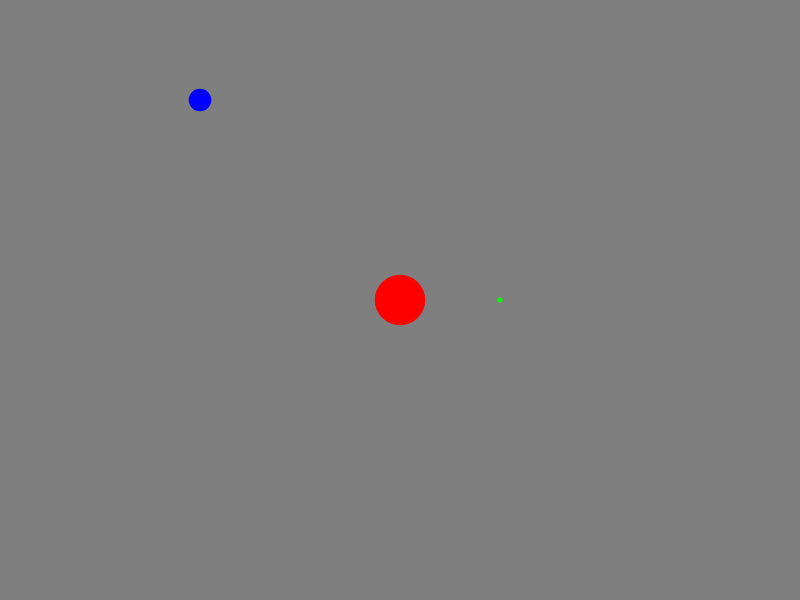
Frame 1 (no input)
Frame 60 (no input): identical to frame 1, image omitted
Frame 120 (the mouse pressed at the canvas centre since frame 60): identical to frame 1, image omitted

The p5.js sketch that drew this single still picture (run headless with seeded random() and noise() and a simulated clock; from frame 60 on, the mouse is pressed at the canvas centre):

// p5.js sketch
// ── sketch.js
// Global constants.
const OUTER_PX = 10;
const DIV_PX = 1;

const CELL_PX = 10;

const CNVS_WIDTH = 800;
const CNVS_HEIGHT = 600;

const X_CENTER = CNVS_WIDTH / 2;
const Y_CENTER = CNVS_HEIGHT / 2;

const PLANET_DENSITY = .05 // Unit of mass per unit of length squared.
                              // All planets are massive circles, not spheres.
                              // In this case, 1 unit of mass per area of circle
                              // of diameter 10 units of length.
const G = 1;

// Global variables.
var bgColor;

var run;

var planets;

// Logic.
// Setup the entire simulation.
function setup() {
    bgColor     = color(127, 127, 127);

    createCanvas(CNVS_WIDTH, CNVS_HEIGHT);

    noStroke();
    planets = [];

    // Add some test planets.
    addPlanet(100, [   0,     0], [ 0, 0], color(255,   0,   0));
    addPlanet(  1, [ 100,     0], [ 0, 1], color(  0, 255,   0));
    addPlanet( 20, [-200, - 200], [ .45, 0], color(  0,   0, 255));

    // Prevent from running.
    run = false;

    frameRate(60); // Incidentally, also dictates the speed of physics.
                   // Each frame represents a unit of time.
                   // So, the delta of time is 1 u_t between frames.
}

// Draw all cells, but toggle their states (if necessary) before drawing.
function draw() {
    // Perform the logic of living.
    if(run)
        doPhysics();

    // Clear the context and draw the ball.
    background(bgColor);

    // Draw cells.
    for(var i = 0; i < planets.length; i++) {
        var planet = planets[i];
        var pos = planet.pos;

        fill(planet.color);

        var diam = getPlanetsDiameter( planet );

        var x_true = pos[0] + X_CENTER;
        var y_true = pos[1] + Y_CENTER;

        circle(x_true, y_true, diam);
    }
}

// Change the living state of cells based on their neighborhood.
function doPhysics() {
    // Calculate forces and accelerations.
    for(var i = 0; i < planets.length; i++) {
        for(var j = (i + 1); j < planets.length; j++) {
            var dist = getInterplanetDistance( planets[i], planets[j] );
            var force = (G * planets[i].mass * planets[j].mass) / (dist * dist);

            var a_i = force / planets[i].mass; // Accel. acting on i'th planet.
            var a_j = force / planets[j].mass; // Accel. acting on j'th planet.

            var u_i = getInterplanetUnitVector(planets[i], planets[j]);
            planets[i].acc[0] += u_i[0] * a_i;
            planets[i].acc[1] += u_i[1] * a_i;

            var u_j = [ -u_i[0], -u_i[1] ];
            planets[j].acc[0] += u_j[0] * a_j;
            planets[j].acc[1] += u_j[1] * a_j;
        }
    }

    // Advance all positions and reset all accelerations.
    // Each frame represents a unit of time, so multiplication by delta of time
    // is implicit. In other words, only addition is required.
    for(var i = 0; i < planets.length; i++) {

        var p = planets[i];

        p.vel[0] += p.acc[0];
        p.vel[1] += p.acc[1];

        p.pos[0] += p.vel[0];
        p.pos[1] += p.vel[1];

        planets[i].acc = [0, 0];
    }

    // Check for intersections to merge planets.
    // Rember to calculate midpoints and proper momenta.
}

function getInterplanetDistance(p0, p1) {
    // Between p0 and p1.
    var sum_x = p1.pos[0] - p0.pos[0];
    var sum_y = p1.pos[1] - p0.pos[1];

    var dist = Math.sqrt(sum_x * sum_x + sum_y * sum_y);

    return dist;
}

function getInterplanetUnitVector(p0, p1) {
    // From p0 to p1.
    var dist = getInterplanetDistance(p0, p1);

    var unit = [0, 0];

    unit[0] = (p1.pos[0] - p0.pos[0]) / dist;
    unit[1] = (p1.pos[1] - p0.pos[1]) / dist;

    return unit;
}

function getPlanetsDiameter(planet) {
    var mass = planet.mass;

    return 2 * Math.sqrt(mass / (3.14 * PLANET_DENSITY));
}

// Examine the inputs and cause changes.
function keyPressed() {
    if(keyCode === 82) { // 'R'
        run = !run;
    }
    else if(keyCode === 73) { // 'I'
        clearPlanets();
    }
    else if(keyCode === 71) { // 'G'

    }
}

function addPlanet(mass, pos, vel, color) {
    var planet = {}

    planet.mass = mass;
    planet.pos = pos;
    planet.vel = vel;
    planet.acc = [0, 0];
    planet.color = color;

    planets.push(planet);
}

// Clears the entire map of cells by changing their states to inactive.
function clearPlanets() {
    planets = [];
}

function mousePressed() {

}

// Change to target state from a click if mouse is dragged.
function mouseDragged() {

}

// ── gravity.html
<!DOCTYPE html>
<html lang="">
    <head>
        <meta charset="utf-8">
        <meta name="viewport" content="width=device-width, initial-scale=1.0">

        <title>p5.js example</title>

        <style>
        body {
            padding: 0;
            margin: 0;
        }
        </style>

        <script src="../Lib/p5.min.js"></script>
        <script src="sketch.js"></script>
    </head>

    <body>
        <center>
            <main>
            </main>

            <p>Click on any cell to toggle its state.</p>
            <p>Press R to toggle running.</p>
            <p>Press I to clear the entire map.</p>
            <p>Press G to randomize states.</p>
        </center>
    </body>

</html>
